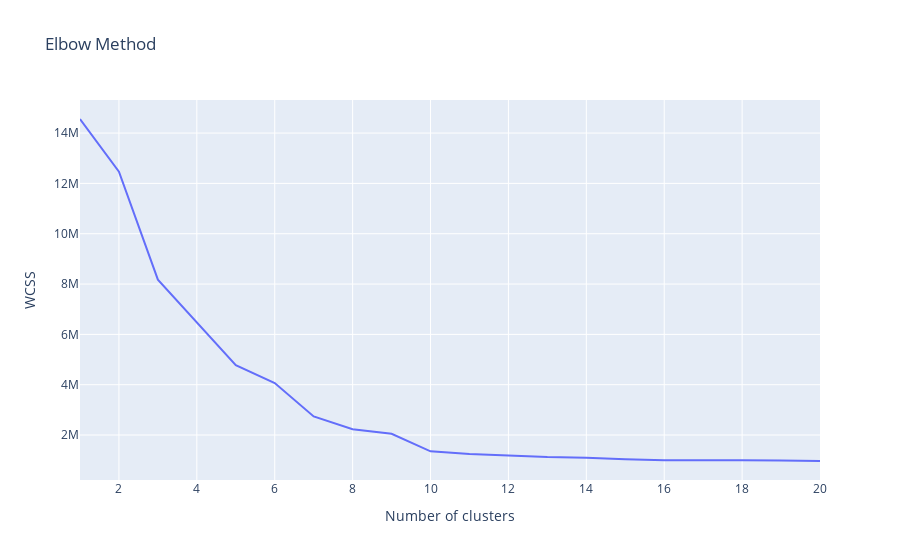

Notebook code cell kept with this figure:
### Markdown cell above
# Elbow Method for Optimal k

```
UserWarning: KMeans is known to have a memory leak on Windows with MKL, when there are less chunks than available threads. You can avoid it by setting the environment variable OMP_NUM_THREADS=2.
  warnings.warn(
```

### Code cell
# elbow method
X = cleaned_df.values
wcss = []
for i in range(1,21):
    kmeans = KMeans(n_clusters=i)
    kmeans.fit(X)
    wcss.append(kmeans.inertia_)
px.line(x=range(1,21), y=wcss, title='Elbow Method', labels={'x':'Number of clusters', 'y':'WCSS'}).show()

### Figure 1 — Plotly figure (JSON) as saved in the notebook; plotly's stock layout.template omitted (floating-point values rounded to 4 significant figures)
{"data": [{"hovertemplate": "Number of clusters=%{x}<br>WCSS=%{y}<extra></extra>", "legendgroup": "", "line": {"color": "#636efa", "dash": "solid"}, "marker": {"symbol": "circle"}, "mode": "lines", "name": "", "orientation": "v", "showlegend": false, "type": "scatter", "x": [1, 2, 3, 4, 5, 6, 7, 8, 9, 10, 11, 12, 13, 14, 15, 16, 17, 18, 19, 20], "xaxis": "x", "y": [14560000.0, 12460000.0, 8177000.0, 6486000.0, 4775000.0, 4067000.0, 2739000.0, 2230000.0, 2052000.0, 1352000.0, 1245000.0, 1191000.0, 1126000.0, 1102000.0, 1036000.0, 1002000.0, 1015000.0, 999500.0, 984600.0, 968300.0], "yaxis": "y"}], "layout": {"legend": {"tracegroupgap": 0}, "title": {"text": "Elbow Method"}, "xaxis": {"anchor": "y", "domain": [0, 1], "title": {"text": "Number of clusters"}}, "yaxis": {"anchor": "x", "domain": [0, 1], "title": {"text": "WCSS"}}}}
